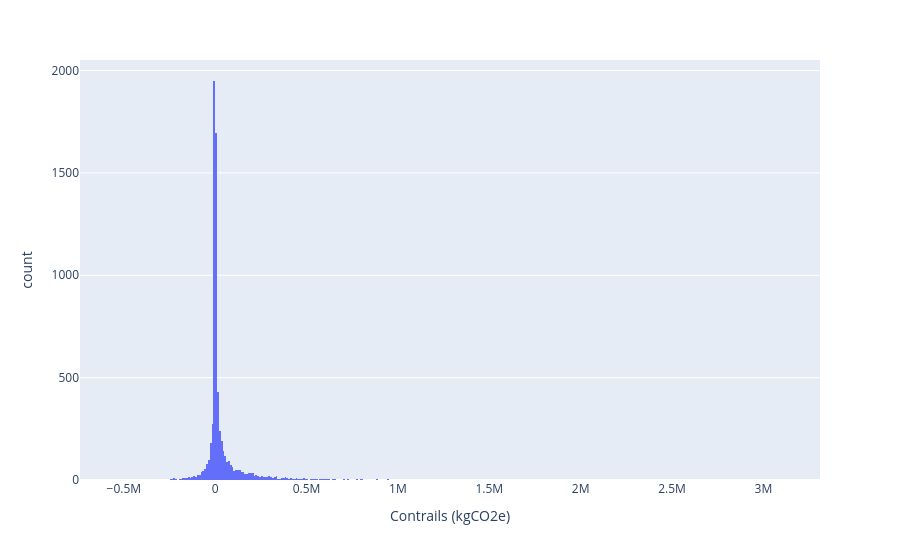

Notebook cell for this chart:
### Code cell
px.histogram(df.where(df["Contrails (kgCO2e)"] != 0), x="Contrails (kgCO2e)")

### Figure 1 — Plotly figure (JSON) as saved in the notebook; plotly's stock layout.template omitted (floating-point values rounded to 4 significant figures; data arrays with more than 128 entries replaced by an {"elided": "..."} marker saying what was removed)
{"data": [{"bingroup": "x", "hovertemplate": "Contrails (kgCO2e)=%{x}<br>count=%{y}<extra></extra>", "legendgroup": "", "marker": {"color": "#636efa", "pattern": {"shape": ""}}, "name": "", "orientation": "v", "showlegend": false, "type": "histogram", "x": {"elided": "19329 float values"}, "xaxis": "x", "yaxis": "y"}], "layout": {"barmode": "relative", "legend": {"tracegroupgap": 0}, "margin": {"t": 60}, "xaxis": {"anchor": "y", "domain": [0, 1], "title": {"text": "Contrails (kgCO2e)"}}, "yaxis": {"anchor": "x", "domain": [0, 1], "title": {"text": "count"}}}}
